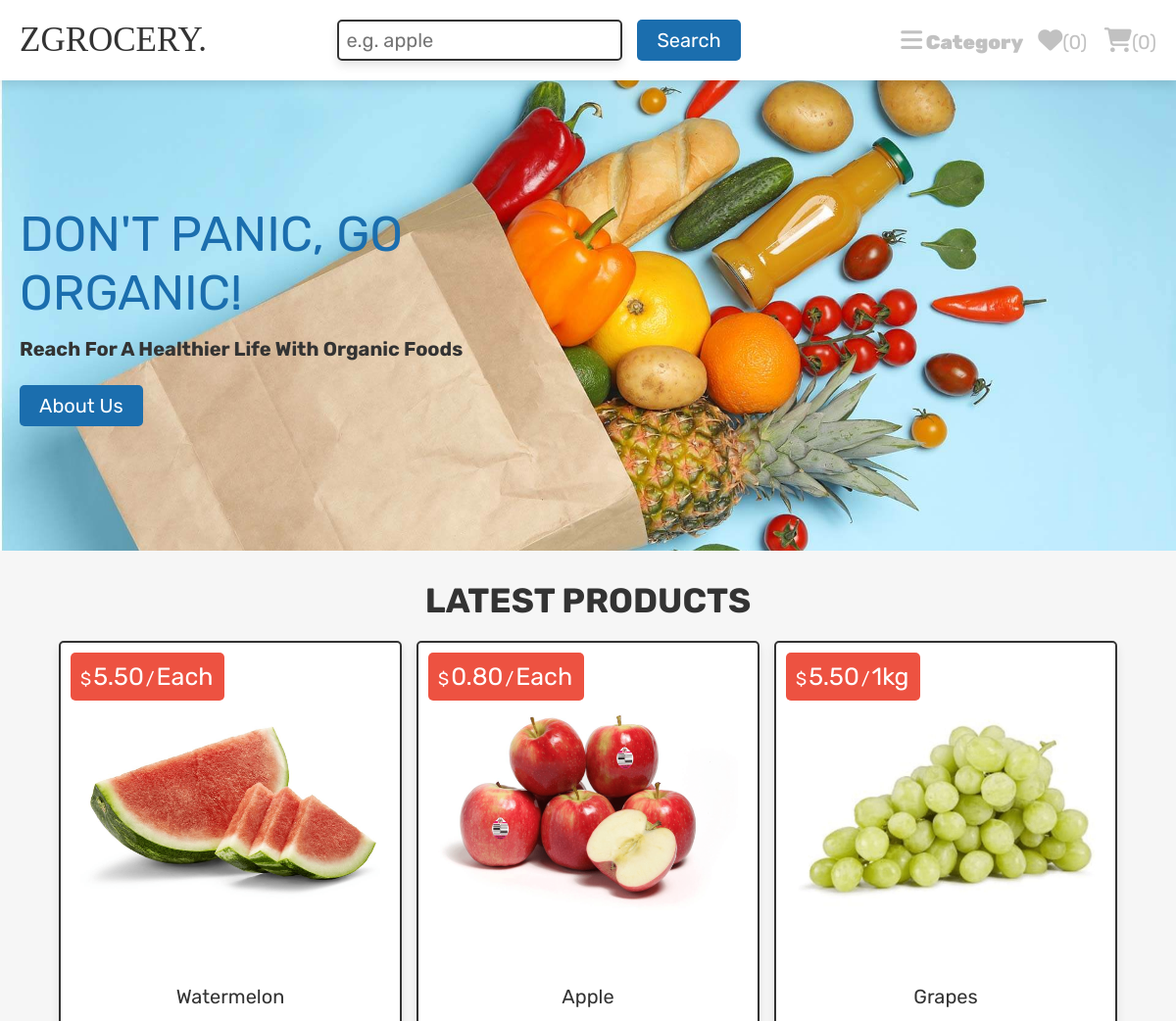
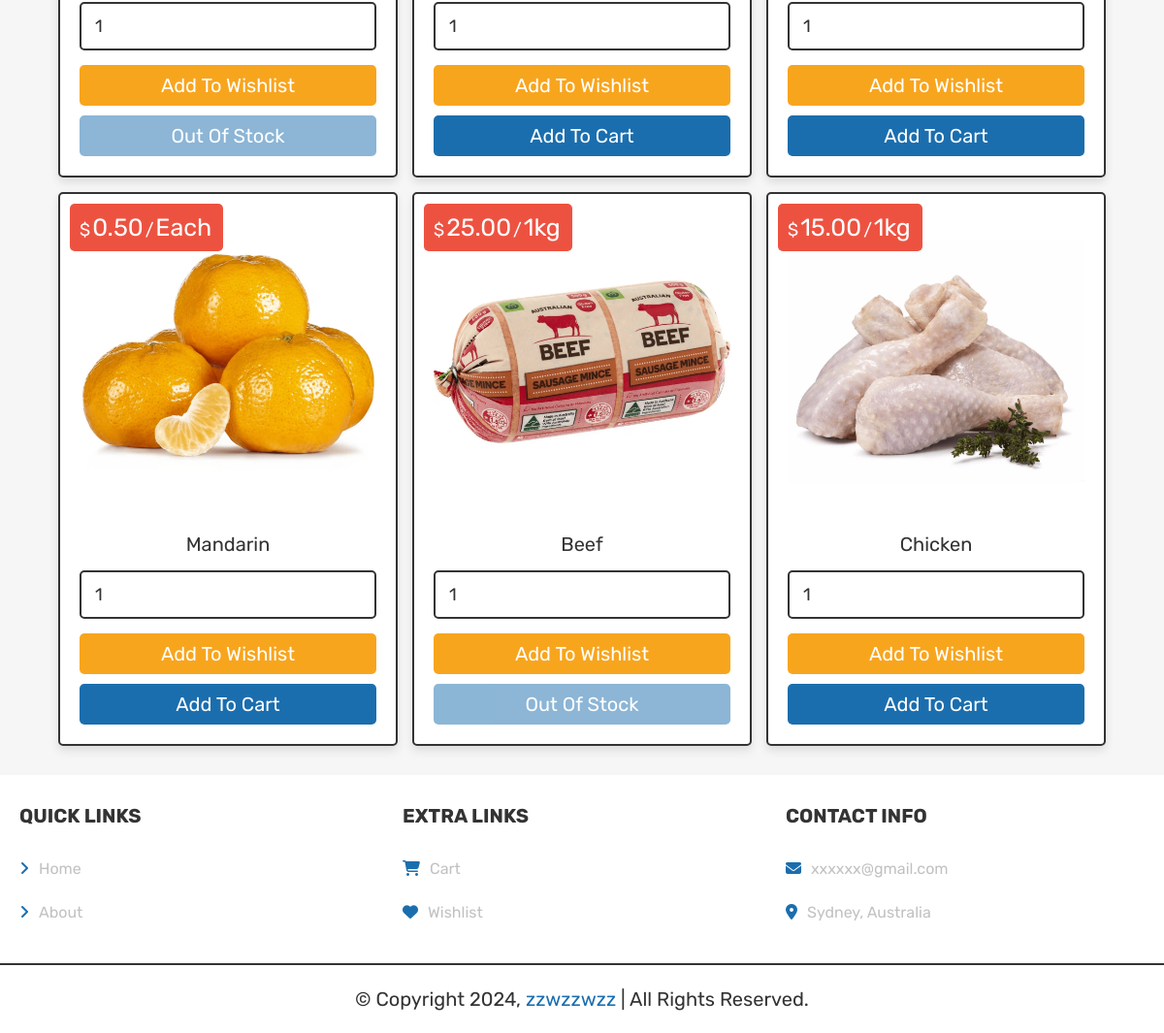
The page / on the database its author committed (2 pictures, top to bottom).
### tables this page shows
CREATE TABLE `products` (
  `id` int(100) NOT NULL,
  `name` varchar(100) NOT NULL,
  `category` varchar(20) NOT NULL,
  `price` decimal(6,2) NOT NULL,
  `unit` varchar(100) NOT NULL,
  `quantity` int(100) NOT NULL DEFAULT 0,
  `image` varchar(100) NOT NULL
);

### index.php (the view, shortened to what this page needs)
<?php
@include 'config.php';
?>
<!DOCTYPE html>
<html lang="en">
<head>
   <link rel="stylesheet" href="https://cdnjs.cloudflare.com/ajax/libs/font-awesome/6.1.1/css/all.min.css">
   <link rel="stylesheet" href="css/style.css">
</head>
<body>
<?php include 'header.php'; ?>
<div class="home-bg">
   <section class="home">
      <div class="content">
         <span>Don't panic, go organic!</span>
         <h3>Reach For A Healthier Life With Organic Foods</h3>
         <a href="about.php" class="btn">about us</a>
      </div>
   </section>
</div>
<section class="products">
   <h1 class="title">Latest Products</h1>
   <div class="box-container">
   <?php
      $select_products = $conn->prepare("SELECT * FROM `products` LIMIT 6");
      $select_products->execute();
      if($select_products->rowCount() > 0){
         while($fetch_products = $select_products->fetch(PDO::FETCH_ASSOC)){
            $in_stock = $fetch_products['quantity'] > 0;
   ?>
   <form action="" class="box" method="POST">
      <div class="price">$<span><?= $fetch_products['price']; ?></span>/<span><?= $fetch_products['unit']; ?></span></div>
      <img src="uploaded_img/<?= $fetch_products['image']; ?>" alt="">
      <div class="name"><?= $fetch_products['name']; ?></div>
      <input type="number" min="1" value="1" name="p_qty" class="qty">
      <input type="submit" value="add to wishlist" class="option-btn" name="add_to_wishlist">
      <input type="submit" value="<?= $in_stock ? "add to cart" : "out of stock" ?>" class="btn" name="add_to_cart" <?= $in_stock ? "" : "disabled" ?>>
   </form>
   <?php
      }
   }else{
      echo '<p class="empty">No products added yet!</p>';
   }
   ?>
   </div>
</section>
<?php include 'footer.php'; ?>
</body>
</html>

### header.php (shortened to what this page needs)
<header class="header">
   <div class="flex">
      <a href="index.php" class="logo">ZGROCERY.</a>
      <nav class="navbar">
            <div class="search-form">
            <form action="search_page.php" method="POST">
               <input type="text" class="box" name="search_box" placeholder="e.g. apple">
               <input type="submit" name="search_btn" value="search" class="btn">
            </form>
            </div>
      </nav>
      <div class="icons">
         <div class="dropdown">
            <a class="fas fa-bars"><span> Category</span></a>
         </div>
         <?php
            $count_cart_items = $conn->prepare("SELECT * FROM `cart` ");
            $count_cart_items->execute();
            $count_wishlist_items = $conn->prepare("SELECT * FROM `wishlist`");
            $count_wishlist_items->execute();
         ?>
         <a href="wishlist.php"><i class="fas fa-heart"></i><span>(<?= $count_wishlist_items->rowCount(); ?>)</span></a>
         <a href="cart.php"><i class="fas fa-shopping-cart"></i><span>(<?= $count_cart_items->rowCount(); ?>)</span></a>
      </div>
   </div>
</header>

### footer.php
<footer class="footer">
   <section class="box-container">
      <div class="box">
         <h3>Quick Links</h3>
         <a href="index.php"> <i class="fas fa-angle-right"></i>Home</a>
         <a href="about.php"> <i class="fas fa-angle-right"></i>About</a>
      </div>
      <div class="box">
         <h3>Extra Links</h3>
         <a href="cart.php"> <i class="fas fa-shopping-cart"></i>Cart</a>
         <a href="wishlist.php"> <i class="fas fa-heart"></i>Wishlist</a>
      </div>
      <div class="box">
         <h3>Contact Info</h3>
         <p> <i class="fas fa-envelope"></i>xxxxxx@gmail.com </p>
         <p> <i class="fas fa-map-marker-alt"></i>Sydney, Australia </p>
      </div>
   </section>
   <p class="credit"> &copy; Copyright <?= date('Y'); ?>, <a href="admin.php">zzwzzwzz</a> | All Rights Reserved. </p>
</footer>

### css/style.css (style rules this page uses)
.home-bg { background: url(../img/home-bg.jpeg) no-repeat; background-size: cover; background-position: center; }
.home-bg .home { display: flex; align-items: center; min-height: 60vh; }
.home-bg .home .content { width: 50rem; }
.home-bg .home .content span { color:var(--blue); text-transform: uppercase; font-size: 5rem; }
.home-bg .home .content h3 { font-size: 2rem; margin-top: 1.5rem; margin-bottom: 1.5rem; color:var(--black); }
.home-bg .home .content a { display: inline-block; width: auto; }
.products .box-container { display: grid; grid-template-columns: repeat(auto-fit, 35rem); gap:1.5rem; justify-content: center; align-items: flex-start; }
.category .box-container .box, .search_page .box-container .box, .shopping-cart .box-container .box, .wishlist .box-container .box, .products .box-container .box { padding:2rem; text-align: center; border:var(--border); background-color: var(--white); box-shadow: var(--box-shadow); border-radius: .5rem; position: relative; }
.category .box-container .box .price, .search_page .box-container .box .price, .products .box-container .box .price { position: absolute; top:1rem; left:1rem; padding:1rem; border-radius: .5rem; background-color: var(--red); font-size: 1.8rem; color:var(--white); }
.products .box-container .box .price span { font-size: 2.5rem; color:var(--white); margin:0 .2rem; }
.home-category .box-container .box img, .search_page .box-container .box img, .show-products .box-container .box img, .shopping-cart .box-container .box img, .wishlist .box-container .box img, .category .box-container .box img, .products .box-container .box img { width: 100%; margin-bottom: 1rem; }
.search_page .box-container .box .name, .category .box-container .box .name, .products .box-container .box .name { font-size: 2rem; color:var(--black); padding:1rem 0; }
.search_page .box-container .box .qty, .wishlist .box-container .box .qty, .category .box-container .box .qty, .products .box-container .box .qty { margin:.5rem 0; border-radius: .5rem; padding:1.2rem 1.4rem; font-size: 1.8rem; background-color: var(--white); color:var(--black); border:var(--border); width: 100%; }
.search-form form { display: flex; gap:1.5rem; align-items: center; }
.search-form form .box { width: 100%; padding:0.7rem; border:var(--border); margin: 0; background-color: var(--white); box-shadow: var(--box-shadow); font-size: 2rem; color:var(--black); border-radius: .5rem; }
.search-form form .btn { display: inline-block; width: auto; margin-top: 0; }

### rows shown on the page
products: price "5.50", unit "Each", image (picture), name "Watermelon", add_to_cart "out of stock"
products: price "0.80", unit "Each", image (picture), name "Apple", add_to_cart "add to cart"
products: price "5.50", unit "1kg", image (picture), name "Grapes", add_to_cart "add to cart"
products: price "0.50", unit "Each", image (picture), name "Mandarin", add_to_cart "add to cart"
products: price "25.00", unit "1kg", image (picture), name "Beef", add_to_cart "out of stock"
products: price "15.00", unit "1kg", image (picture), name "Chicken", add_to_cart "add to cart"

### other values the page prints
$count_wishlist_items->rowCount() "0"
$count_cart_items->rowCount() "0"
